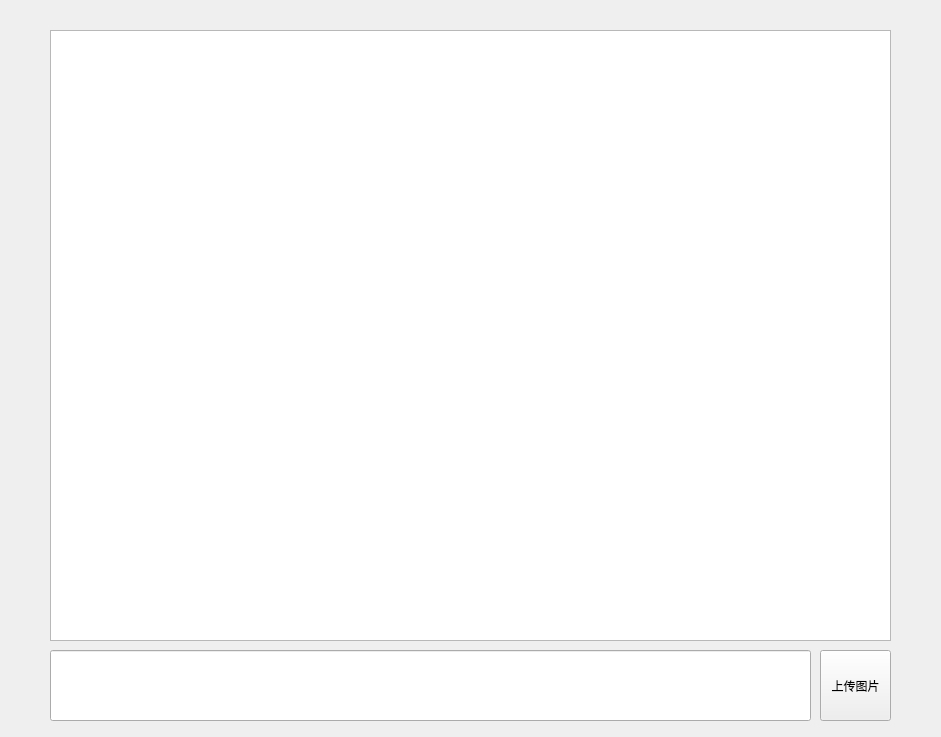
<?xml version="1.0" encoding="UTF-8"?>
<ui version="4.0">
 <class>fun</class>
 <widget class="QWidget" name="fun">
  <property name="geometry">
   <rect>
    <x>0</x>
    <y>0</y>
    <width>941</width>
    <height>737</height>
   </rect>
  </property>
  <property name="windowTitle">
   <string>Form</string>
  </property>
  <widget class="QLineEdit" name="lineEdit">
   <property name="geometry">
    <rect>
     <x>50</x>
     <y>650</y>
     <width>761</width>
     <height>71</height>
    </rect>
   </property>
   <property name="text">
    <string/>
   </property>
  </widget>
  <widget class="QTextEdit" name="textEdit">
   <property name="geometry">
    <rect>
     <x>50</x>
     <y>30</y>
     <width>841</width>
     <height>611</height>
    </rect>
   </property>
  </widget>
  <widget class="QPushButton" name="pushButton">
   <property name="geometry">
    <rect>
     <x>820</x>
     <y>650</y>
     <width>71</width>
     <height>71</height>
    </rect>
   </property>
   <property name="text">
    <string>上传图片</string>
   </property>
  </widget>
 </widget>
 <resources/>
 <connections/>
</ui>
